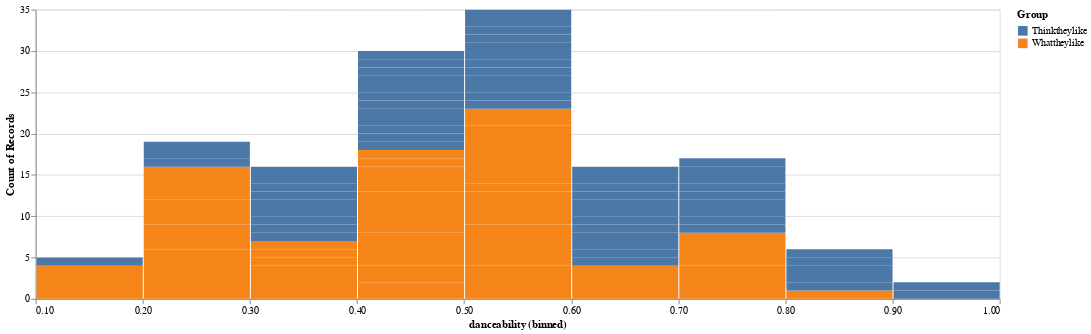

The cell this chart's notebook holds for it:
### Markdown cell above
(N)Next came an actual attempt at graphing. We first tried a simple x-y chart, listing tracks' danceability scores from ascending to descending, but decided that this wasn't the most heplpful way to visualize the data. Instead, we settled on a histogram, with bars colored accoridng to our two datasets. Looking at some of this preliminary charting, it seems like "thinktheylike" tracks tend to have higher danceability scores—or at least display a more extreme tail. Perhaps this suggests that our conception of what twenty-somethings like is more extreme than the music they are actially drawn to from a playlist.

### Code cell
#alt.Chart(pl_dance).mark_point().encode(
 #   x=alt.X("track_name", sort=None),
  #  y='danceability',
   # color="Author",
    #tooltip=["artist", "track_name"]
#).properties(
 #   width=1000
#)

alt.Chart(young_people_playlist).mark_bar().encode(
    alt.X("danceability", bin=True),
    y='count()',
    color="Group",tooltip=["artist", "track_name"]
).properties(width = 1000
)

### Figure 1 — Vega-Lite specification as saved in the notebook (floating-point values rounded to 4 significant figures; data arrays with more than 128 entries replaced by an {"elided": "..."} marker saying what was removed)
{"config": {"view": {"continuousWidth": 400, "continuousHeight": 300}}, "data": {"name": "data-193956893d17802c10a67178a5e3f6b4"}, "mark": "bar", "encoding": {"color": {"type": "nominal", "field": "Group"}, "tooltip": [{"type": "nominal", "field": "artist"}, {"type": "nominal", "field": "track_name"}], "x": {"type": "quantitative", "bin": true, "field": "danceability"}, "y": {"type": "quantitative", "aggregate": "count"}}, "width": 1000, "$schema": "https://vega.github.io/schema/vega-lite/v4.8.1.json", "datasets": {"data-193956893d17802c10a67178a5e3f6b4": {"elided": "146 records"}}}
